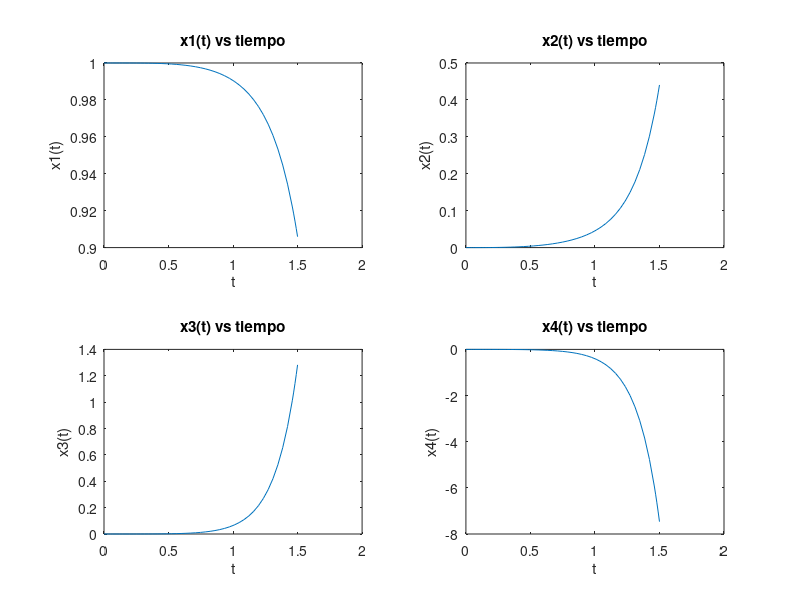

Here is the MATLAB script that generated this plot:
clear all
% Parametros
m = 0.23;
M = 2.4;
g = 9.8;
f = 0.1;
l = 0.36;

A = [0 1 0 0;...
     0 0 -m*g/M f*m/M;...
     0 0 0 1;...
     0 0 (M+m)*g/(M*l) -f*(m+M)/(M*l)];
 
B = [0; 1/M; 0; -1/(M*l)];
W = [1, 0, 0, 0;...
     0, 0, 0, 0;...
     0, 0, 1, 0;...
     0, 0, 0, 0];

H = -[A, B*transpose(B);...
     W, -transpose(A)];

T = 1.5;
%Cambiar valor de N
N = 100;

x0 = [1, 0, 0, 0, 0, 0, 0, 0];
tspan = [0, T];

f = @(t,x) H*x;

%ODE45
[t,x] = ode45(f, tspan, x0);


% Graficos
figure(1)
subplot(2,2,1)
plot(t, x(:,1))
title('x1(t) vs tiempo')
ylabel('x1(t)')
xlabel('t')

subplot(2,2,2)
plot(t, x(:,2))
title('x2(t) vs tiempo')
ylabel('x2(t)')
xlabel('t')

subplot(2,2,3)
plot(t, x(:,3))
title('x3(t) vs tiempo')
ylabel('x3(t)')
xlabel('t')

subplot(2,2,4)
plot(t, x(:,4))
title('x4(t) vs tiempo')
ylabel('x4(t)')
xlabel('t')







